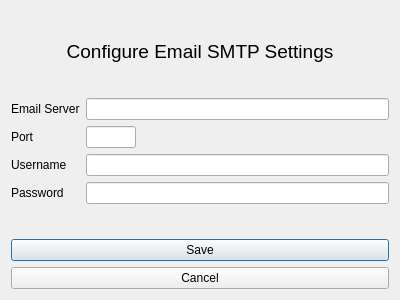
<?xml version="1.0" encoding="UTF-8"?>
<ui version="4.0">
 <class>SmtpSettings</class>
 <widget class="QDialog" name="SmtpSettings">
  <property name="geometry">
   <rect>
    <x>0</x>
    <y>0</y>
    <width>400</width>
    <height>300</height>
   </rect>
  </property>
  <property name="windowTitle">
   <string>Dialog</string>
  </property>
  <layout class="QVBoxLayout" name="verticalLayout">
   <item>
    <spacer name="verticalSpacer_3">
     <property name="orientation">
      <enum>Qt::Vertical</enum>
     </property>
     <property name="sizeHint" stdset="0">
      <size>
       <width>20</width>
       <height>40</height>
      </size>
     </property>
    </spacer>
   </item>
   <item>
    <widget class="QLabel" name="label_5">
     <property name="font">
      <font>
       <pointsize>14</pointsize>
       <weight>50</weight>
       <bold>false</bold>
      </font>
     </property>
     <property name="text">
      <string>Configure Email SMTP Settings</string>
     </property>
     <property name="alignment">
      <set>Qt::AlignCenter</set>
     </property>
    </widget>
   </item>
   <item>
    <spacer name="verticalSpacer_2">
     <property name="orientation">
      <enum>Qt::Vertical</enum>
     </property>
     <property name="sizeHint" stdset="0">
      <size>
       <width>20</width>
       <height>40</height>
      </size>
     </property>
    </spacer>
   </item>
   <item>
    <layout class="QFormLayout" name="formLayout">
     <item row="0" column="0">
      <widget class="QLabel" name="label">
       <property name="text">
        <string>Email Server</string>
       </property>
      </widget>
     </item>
     <item row="0" column="1">
      <widget class="QLineEdit" name="server_edit"/>
     </item>
     <item row="1" column="0">
      <widget class="QLabel" name="label_2">
       <property name="text">
        <string>Port</string>
       </property>
      </widget>
     </item>
     <item row="1" column="1">
      <widget class="QLineEdit" name="port_edit">
       <property name="minimumSize">
        <size>
         <width>50</width>
         <height>0</height>
        </size>
       </property>
       <property name="maximumSize">
        <size>
         <width>50</width>
         <height>16777215</height>
        </size>
       </property>
       <property name="alignment">
        <set>Qt::AlignLeading|Qt::AlignLeft|Qt::AlignVCenter</set>
       </property>
      </widget>
     </item>
     <item row="2" column="0">
      <widget class="QLabel" name="label_3">
       <property name="text">
        <string>Username</string>
       </property>
      </widget>
     </item>
     <item row="2" column="1">
      <widget class="QLineEdit" name="username_edit"/>
     </item>
     <item row="3" column="0">
      <widget class="QLabel" name="label_4">
       <property name="text">
        <string>Password</string>
       </property>
      </widget>
     </item>
     <item row="3" column="1">
      <widget class="QLineEdit" name="password_edit">
       <property name="echoMode">
        <enum>QLineEdit::Password</enum>
       </property>
      </widget>
     </item>
    </layout>
   </item>
   <item>
    <spacer name="verticalSpacer">
     <property name="orientation">
      <enum>Qt::Vertical</enum>
     </property>
     <property name="sizeHint" stdset="0">
      <size>
       <width>20</width>
       <height>40</height>
      </size>
     </property>
    </spacer>
   </item>
   <item>
    <widget class="QPushButton" name="save_button">
     <property name="text">
      <string>Save</string>
     </property>
     <property name="default">
      <bool>true</bool>
     </property>
    </widget>
   </item>
   <item>
    <widget class="QPushButton" name="cancel_button">
     <property name="text">
      <string>Cancel</string>
     </property>
    </widget>
   </item>
  </layout>
 </widget>
 <resources/>
 <connections/>
</ui>
